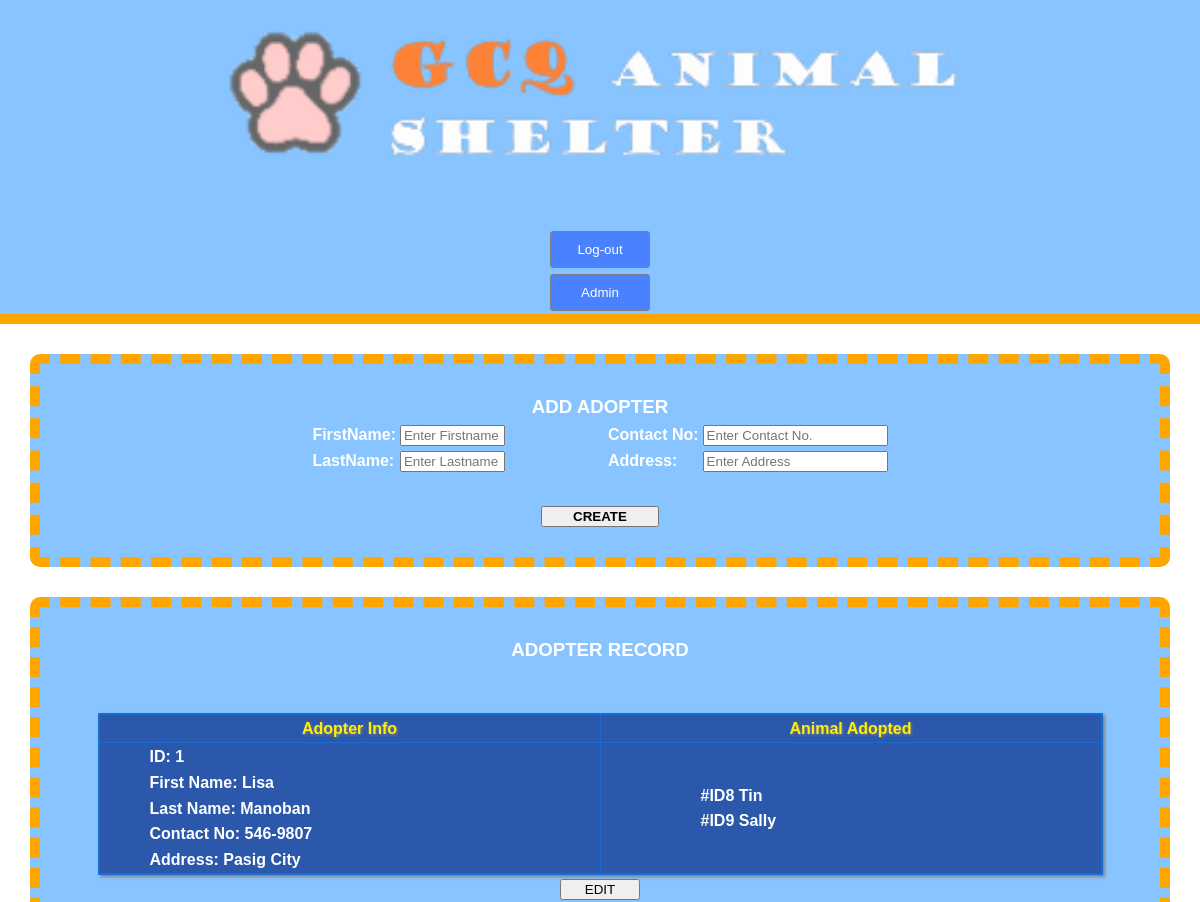
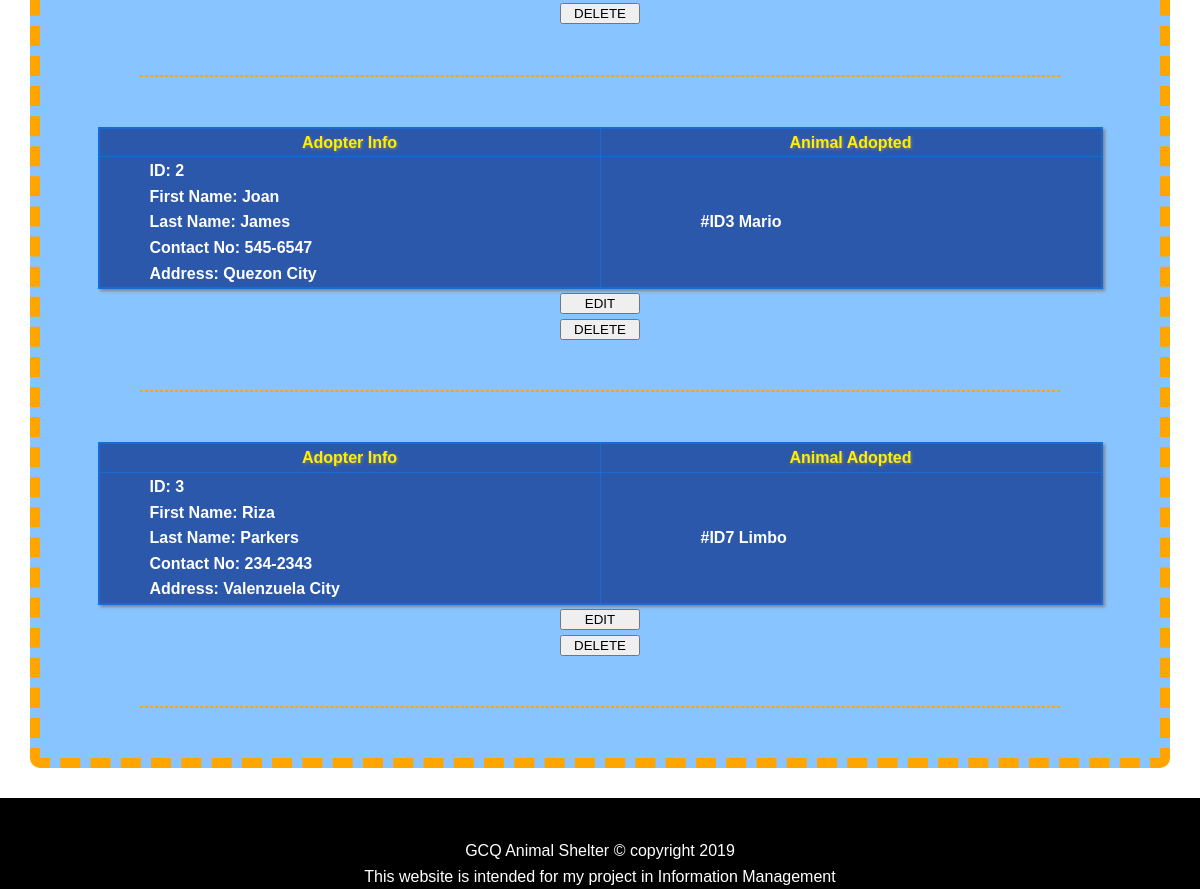
The page /CrudAdopter.php (signed in) on the database its author committed (2 pictures, top to bottom).
### tables this page shows
CREATE TABLE `adopter` (
  `adopter_id` int(11) NOT NULL,
  `adopter_fname` varchar(45) DEFAULT NULL,
  `adopter_lname` varchar(100) NOT NULL,
  `adopter_contact` varchar(45) DEFAULT NULL,
  `adopter_address` varchar(100) NOT NULL
);

CREATE TABLE `animal` (
  `animal_id` int(11) NOT NULL,
  `animal_picture` varchar(255) NOT NULL,
  `animal_name` varchar(45) NOT NULL,
  `animal_type` varchar(100) NOT NULL,
  `animal_gender` varchar(11) NOT NULL,
  `animal_color` varchar(45) NOT NULL,
  `animal_age` int(11) NOT NULL,
  `animal_breed` varchar(45) NOT NULL,
  `rescuer_id` int(11) NOT NULL,
  `employee_id` int(11) NOT NULL,
  `adopter_id` int(11) NOT NULL,
  `rescue_date` date NOT NULL
);

### readAdopter.php (called while the page is built)
<?php
require('includes/config.php');
$adopterQuery = "SELECT * FROM adopter";
$adopterSql = mysqli_query($conn, $adopterQuery);
?>

### CrudAdopter.php (the view, shortened to what this page needs)
<?php
include ('readAdopter.php');
?>
<!DOCTYPE html>
<html>
<head>
	<link rel="stylesheet" type="text/css" href="css/style.css">
</head>
<body>
 <header id="mainHeader">
	 	<div class="case">
	 		<img src="image/cat.png">
	    	<nav>
	    		<ul style="display: inline">
	    			<li>
	   					<form action="logout.php" method="post">
	    				<input type="submit" name="logout" value="Log-out"  style="color: white; background-color: #0034FF77;padding: 10px;  border-radius: 3px; border: 1px solid gray; width: 100px; margin: 3px">
	    				</form>
	    			</li>
	    			<li>
	   					<form action="adminPanel.php" method="post">
	    				<input type="submit" name="adminPanel" value="Admin"  style="color: white; background-color: #0034FF77;padding: 10px;  border-radius: 3px; border: 1px solid gray; width: 100px; margin: 3px ">
	    				</form>
	    			</li>
	    		</ul>
	    	</nav>
	    </div>
     </header>
<div class="create">
	<h3>ADD ADOPTER</h3>
	<form  action="createAdopter.php" method="post" enctype="multipart/form-data">
	<table>
		<td>
			<p><label>FirstName:</label></p>
			<p><label>LastName:</label></p>
		</td>
		<td>
			<p><input type="text" name="adopterFname" placeholder="Enter Firstname" size="10" required/></p>
			<p><input type="text" name="adopterLname" placeholder="Enter Lastname" size="10" required/></p>
		</td>
		<td style="padding-left: 100px">
			<p><label>Contact No:</label></p>
			<p><label>Address:</label></p>
		</td>
		<td>
			<p><input type="text" name="adopterContact" placeholder="Enter Contact No." size="20" required/></p>
			<p><input type="text" name="adopterAddress" placeholder="Enter Address" size="20" required/></p>
		</td>
	</table>
	<h3 class="btncreate"><input type="submit" name="adopterCreate" value="CREATE"></h3>
	</form>
</div>
<div class="records">
<h3>ADOPTER RECORD</h3>
<?php
if (isset($_SESSION['username'])) {
while($result = mysqli_fetch_array($adopterSql)){?>
<section>
	<div>
		<table border="1" style="border-collapse: collapse;">
		<tr>
			<th class="labels">Adopter Info</th>
			<th class="labels">Animal Adopted</th>
		</tr>
		<td class="labels" style="padding-left: 50px">
			<p>ID: <?php echo $result['adopter_id'] ?></p>
			<p>First Name: <?php echo $result['adopter_fname'] ?></p>
			<p>Last Name: <?php echo $result['adopter_lname'] ?></p>
			<p>Contact No: <?php echo $result['adopter_contact'] ?></p>
			<p>Address: <?php echo $result['adopter_address'] ?></p>
		</td>
		<td class="labels">
			<?php
			require('includes/config.php');
				$adoptAnimalQuery = "SELECT animal.animal_id, animal.animal_name FROM animal, adopter Where animal.adopter_id = adopter.adopter_id AND adopter.adopter_id = '".$result['adopter_id']."' ";
				$adoptAnimalSql = mysqli_query($conn, $adoptAnimalQuery);
				while ($adoptAnimal = mysqli_fetch_array($adoptAnimalSql)) {
					 echo "<p>#ID".$adoptAnimal['animal_id']." ". $adoptAnimal['animal_name']."</p>";
					 }
		 ?>
		</td>
		</table>
		<h3>
				<form action="updateAdopter.php" method="get">
					<input type="submit" name="editAdopter" value="EDIT" style="width: 80px">
				</form>
				<form action="deleteAdopter.php" method="get">
					<input type="submit" name="deleteAdopter" value="DELETE" style="width: 80px">
				</form>
		<h3>
			<div class="line"></div>
			</div>
		</section>
<?php
}
}
else
{echo '<script>window.location.href = "login.php"</script>';}
?>
</div>
<footer>
	<div>
		GCQ Animal Shelter &copy; copyright 2019
		<p>This website is intended for my project in Information Management</p>
	</div>
</footer>
</body>
</html>

### css/style.css (style rules this page uses)
* { margin:0; }
body { font-family: Arial; line-height: 1.6em; font-size: 16px; }
.case { margin:auto; width: 80%; overflow: hidden; text-shadow: 1px 1px 2px black; }
#mainHeader { background-color: #0080FF77; }
#mainHeader nav { float: right; }
#mainHeader ul { padding-top: 30px; }
#mainHeader li { display: inline; }
footer { background-color: black; text-align: center; color: white; padding-top: 40px; }
@media (max-width: 1200px) { #mainHeader, #mainHeader nav, .link a { float: none; width: 100%; text-align: center; display: block; } }
@media (max-width: 1200px) { #mainHeader img { width: 80%; } }

### CrudAdopter.php (style rules this page uses)
.labels { padding-left: 100px; padding-right: 100px; }
.create h3 { text-align: center; }
.create table { margin-left: auto; margin-right: auto; }
.create { position: static; margin: 30px; padding-top: 30px; padding-bottom: : 30px; background-color: #0080FF77; border-radius: 10px; border: 10px dashed orange; color: white; font-weight: 900; }
#mainHeader { border-bottom: 10px solid orange; }
.btncreate input { margin: 30px; padding-left: 30px; padding-right: 30px; background-color: #0034FF77 color:white; font-weight: 900; }
.records table { border: 2px solid #0080FF77; background-color: #2b58ab; box-shadow: gray 2px 2px 3px; }
.records h3 { text-align: center; margin-bottom: 50px; }
.records { position: static; margin: 30px; padding-top: 30px; padding-bottom: : 30px; background-color: #0080FF77; border-radius: 10px; border: 10px dashed orange; color: white; font-weight: 900; }
.records table { margin-left: auto; margin-right: auto; }
.line { border: 1px dashed orange; margin-top: 30px; margin-bottom: 30px; margin-left: 100px; margin-right: 100px; }
.records th { color: #FFEF00 ; text-shadow: gray 1px 1px 3px; width: 300px; }

### rows shown on the page
adopter: adopter_id "1", adopter_fname "Lisa", adopter_lname "Manoban", adopter_contact "546-9807", adopter_address "Pasig City"
animal: animal_id "8", animal_name "Tin"
animal: animal_id "9", animal_name "Sally"
adopter: adopter_id "2", adopter_fname "Joan", adopter_lname "James", adopter_contact "545-6547", adopter_address "Quezon City"
animal: animal_id "3", animal_name "Mario"
adopter: adopter_id "3", adopter_fname "Riza", adopter_lname "Parkers", adopter_contact "234-2343", adopter_address "Valenzuela City"
animal: animal_id "7", animal_name "Limbo"
